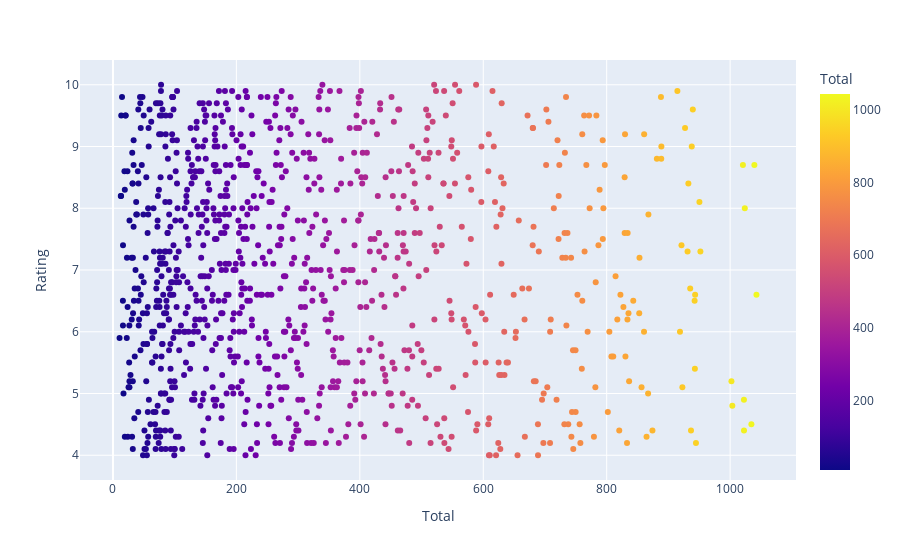

Source (notebook cell):
### Markdown cell above
# Relationship between rating and sales using scatterplot(plotly lib)

### Code cell
import plotly.express as px
fig = px.scatter(sm, x='Total',y='Rating',color = "Total",hover_name = 'Branch')
fig.show()

### Figure 1 — Plotly figure (JSON) as saved in the notebook; plotly's stock layout.template omitted (floating-point values rounded to 4 significant figures; data arrays with more than 128 entries replaced by an {"elided": "..."} marker saying what was removed)
{"data": [{"hovertemplate": "<b>%{hovertext}</b><br><br>Total=%{marker.color}<br>Rating=%{y}<extra></extra>", "hovertext": {"elided": "1000 str values"}, "legendgroup": "", "marker": {"color": {"elided": "1000 float values"}, "coloraxis": "coloraxis", "symbol": "circle"}, "mode": "markers", "name": "", "orientation": "v", "showlegend": false, "type": "scatter", "x": {"elided": "1000 float values"}, "xaxis": "x", "y": {"elided": "1000 float values"}, "yaxis": "y"}], "layout": {"coloraxis": {"colorbar": {"title": {"text": "Total"}}, "colorscale": [[0, "#0d0887"], [0.1111, "#46039f"], [0.2222, "#7201a8"], [0.3333, "#9c179e"], [0.4444, "#bd3786"], [0.5556, "#d8576b"], [0.6667, "#ed7953"], [0.7778, "#fb9f3a"], [0.8889, "#fdca26"], [1, "#f0f921"]]}, "legend": {"tracegroupgap": 0}, "margin": {"t": 60}, "xaxis": {"anchor": "y", "domain": [0, 1], "title": {"text": "Total"}}, "yaxis": {"anchor": "x", "domain": [0, 1], "title": {"text": "Rating"}}}}
